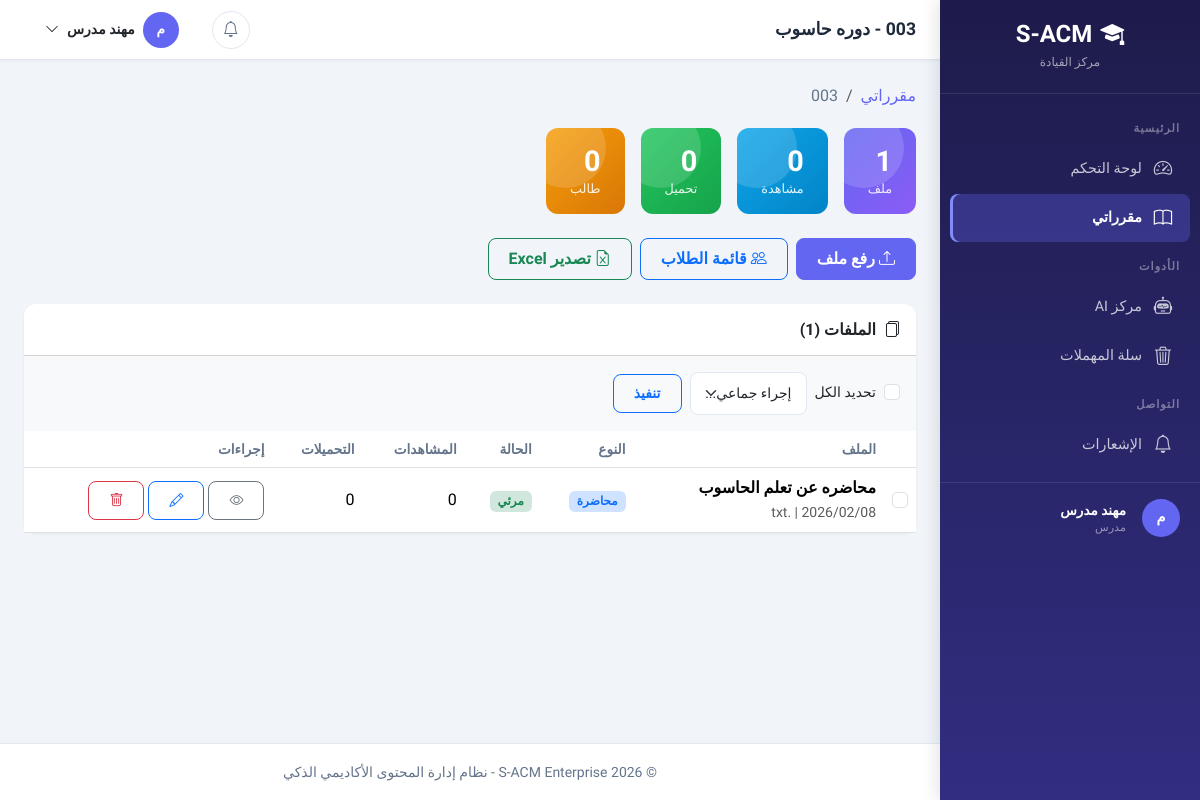
The app's page /instructor/courses/3/ (signed in), older data.
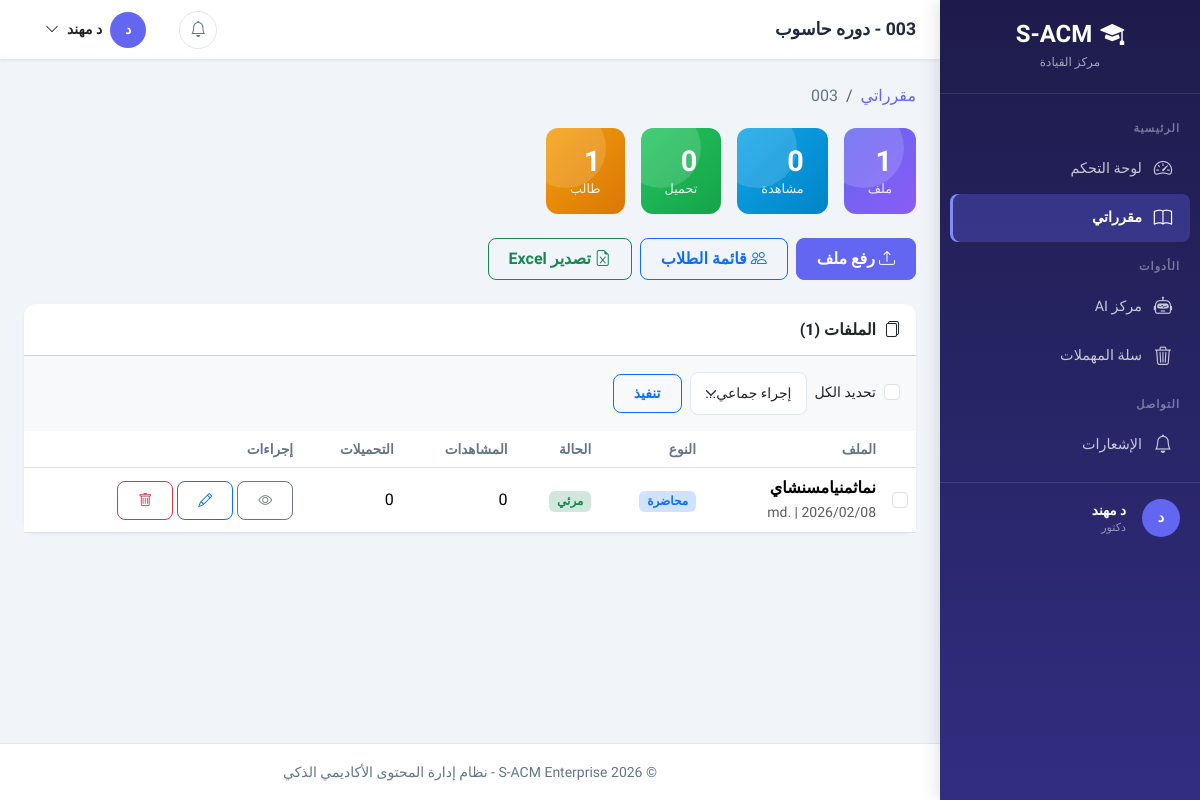
The same page, newer data.
### apps/accounts/models.py (models this page shows, shortened)
class User(AbstractBaseUser, PermissionsMixin):
    ACCOUNT_STATUS_CHOICES = [
        ('inactive', 'غير مفعّل'),
        ('active', 'مفعّل'),
        ('suspended', 'موقوف'),
    ]
    academic_id = models.CharField(
        max_length=50,
        unique=True,
        verbose_name='الرقم الأكاديمي/الوظيفي',
        help_text='الرقم الأكاديمي للطالب أو الرقم الوظيفي للموظف'
    )
    id_card_number = models.CharField(
        max_length=50,
        unique=True,
        verbose_name='رقم البطاقة الشخصية',
        help_text='يستخدم للتحقق من الهوية عند التفعيل'
    )
    full_name = models.CharField(
        max_length=150,
        verbose_name='الاسم الكامل'
    )
    email = models.EmailField(
        unique=True,
        blank=True,
        null=True,
        verbose_name='البريد الإلكتروني',
        help_text='يتم تعيينه عند التفعيل'
    )
    account_status = models.CharField(
        max_length=20,
        choices=ACCOUNT_STATUS_CHOICES,
        default='inactive',
        verbose_name='حالة الحساب'
    )
    role = models.ForeignKey(
        Role,
        on_delete=models.PROTECT,
        related_name='users',
        verbose_name='الدور',
        null=True,
        blank=True
    )
    major = models.ForeignKey(
        Major,
        on_delete=models.SET_NULL,
        related_name='students',
        verbose_name='التخصص',
        null=True,
        blank=True,
        help_text='للطلاب فقط'
    )
    level = models.ForeignKey(
        Level,
        on_delete=models.SET_NULL,
        related_name='students',
        verbose_name='المستوى',
        null=True,
        blank=True,
        help_text='للطلاب فقط'
    )
    is_staff = models.BooleanField(default=False, verbose_name='موظف')
    is_active = models.BooleanField(default=True, verbose_name='نشط')
    date_joined = models.DateTimeField(default=timezone.now, verbose_name='تاريخ الانضمام')
    last_login = models.DateTimeField(null=True, blank=True, verbose_name='آخر تسجيل دخول')
    profile_picture = models.ImageField(
        upload_to='profiles/',
        blank=True,
        null=True,
        verbose_name='صورة الملف الشخصي'
    )
    phone_number = models.CharField(
        max_length=20,
        blank=True,
        null=True,
        verbose_name='رقم الهاتف'
    )
    objects = UserManager()
    USERNAME_FIELD = 'academic_id'
    REQUIRED_FIELDS = ['full_name', 'id_card_number']
    class Meta:
        db_table = 'users'
        verbose_name = 'مستخدم'
        verbose_name_plural = 'المستخدمون'
        indexes = [
            models.Index(fields=['academic_id']),
            models.Index(fields=['email']),
            models.Index(fields=['account_status']),
        ]
    def is_admin(self):
        return self.role and self.role.code == Role.ADMIN
    def is_instructor(self):
        return self.role and self.role.code == Role.INSTRUCTOR
    def is_student(self):
        return self.role and self.role.code == Role.STUDENT

class Role(models.Model):
    ADMIN = 'admin'
    INSTRUCTOR = 'instructor'
    STUDENT = 'student'
    code = models.CharField(
        max_length=50,
        unique=True,
        verbose_name='كود الدور',
        help_text='معرف فريد للدور (بالإنجليزية، مثل: admin, instructor)'
    )
    display_name = models.CharField(
        max_length=100,
        verbose_name='اسم العرض',
        help_text='الاسم الذي يظهر للمستخدم'
    )
    description = models.TextField(
        blank=True,
        null=True,
        verbose_name='وصف الدور'
    )
    is_system = models.BooleanField(
        default=False,
        verbose_name='دور نظام',
        help_text='الأدوار الافتراضية التي لا يمكن حذفها'
    )
    is_active = models.BooleanField(
        default=True,
        verbose_name='نشط'
    )
    created_at = models.DateTimeField(auto_now_add=True, verbose_name='تاريخ الإنشاء')
    updated_at = models.DateTimeField(auto_now=True, verbose_name='تاريخ التحديث')
    class Meta:
        db_table = 'roles'
        verbose_name = 'دور'
        verbose_name_plural = 'الأدوار'
        ordering = ['-is_system', 'display_name']

### apps/courses/models.py (models this page shows, shortened)
class LectureFile(models.Model):
    CONTENT_TYPE_CHOICES = [
        ('local_file', 'ملف محلي'),
        ('external_link', 'رابط خارجي'),
    ]
    FILE_TYPE_CHOICES = [
        ('Lecture', 'محاضرة'),
        ('Summary', 'ملخص'),
        ('Exam', 'اختبار'),
        ('Assignment', 'واجب'),
        ('Reference', 'مرجع'),
        ('Other', 'أخرى'),
    ]
    course = models.ForeignKey(
        Course,
        on_delete=models.CASCADE,
        related_name='files',
        verbose_name='المقرر'
    )
    uploader = models.ForeignKey(
        settings.AUTH_USER_MODEL,
        on_delete=models.SET_NULL,
        null=True,
        related_name='uploaded_files',
        verbose_name='رافع الملف'
    )
    title = models.CharField(
        max_length=255,
        verbose_name='عنوان الملف'
    )
    description = models.TextField(
        blank=True,
        null=True,
        verbose_name='وصف الملف'
    )
    content_type = models.CharField(
        max_length=20,
        choices=CONTENT_TYPE_CHOICES,
        default='local_file',
        verbose_name='نوع المحتوى'
    )
    local_file = models.FileField(
        upload_to=lecture_file_path,
        blank=True,
        null=True,
        verbose_name='الملف المحلي'
    )
    external_link = models.URLField(
        max_length=512,
        blank=True,
        null=True,
        verbose_name='الرابط الخارجي'
    )
    file_type = models.CharField(
        max_length=50,
        choices=FILE_TYPE_CHOICES,
        default='Lecture',
        verbose_name='تصنيف الملف'
    )
    file_size = models.BigIntegerField(
        blank=True,
        null=True,
        verbose_name='حجم الملف (بايت)'
    )
    file_extension = models.CharField(
        max_length=20,
        blank=True,
        null=True,
        verbose_name='امتداد الملف'
    )
    mime_type = models.CharField(
        max_length=100,
        blank=True,
        null=True,
        verbose_name='نوع MIME'
    )
    upload_date = models.DateTimeField(
        auto_now_add=True,
        verbose_name='تاريخ الرفع'
    )
    updated_at = models.DateTimeField(
        auto_now=True,
        verbose_name='تاريخ التحديث'
    )
    is_visible = models.BooleanField(
        default=True,
        verbose_name='مرئي للطلاب',
        help_text='للتحكم في ظهور الملف للطلاب'
    )
    is_deleted = models.BooleanField(
        default=False,
        verbose_name='محذوف',
        help_text='Soft delete - الملف لا يظهر لكنه موجود في قاعدة البيانات'
    )
    deleted_at = models.DateTimeField(
        blank=True,
        null=True,
        verbose_name='تاريخ الحذف'
    )
    download_count = models.PositiveIntegerField(
        default=0,
        verbose_name='عدد التحميلات'
    )
    view_count = models.PositiveIntegerField(
        default=0,
        verbose_name='عدد المشاهدات'
    )
    class Meta:
        db_table = 'lectures_files'
        verbose_name = 'ملف محاضرة'
        verbose_name_plural = 'ملفات المحاضرات'
        ordering = ['-upload_date']
        indexes = [
            models.Index(fields=['course', 'file_type']),
            models.Index(fields=['upload_date']),
            models.Index(fields=['is_visible', 'is_deleted']),
            models.Index(fields=['course', 'is_visible'], name='idx_lf_course_vis'),
            models.Index(fields=['uploader', 'is_deleted'], name='idx_lf_uploader_del'),
            models.Index(fields=['uploader', 'is_deleted', 'upload_date'], name='idx_lf_upload_stats'),
            models.Index(fields=['course', 'is_visible', 'is_deleted'], name='idx_lf_crs_vis_del'),
        ]

### apps/instructor/views.py (the view)
# urls.py: path('instructor/courses/<int:pk>/', views.InstructorCourseDetailView.as_view(), name='instructor_course_detail'),
class InstructorCourseDetailView(LoginRequiredMixin, InstructorRequiredMixin, DetailView):
    model = Course
    template_name = 'instructor/course_detail.html'
    context_object_name = 'course'
    def get_queryset(self):
        return Course.objects.get_courses_for_instructor(self.request.user)
    def get_context_data(self, **kwargs):
        context = super().get_context_data(**kwargs)
        context['active_page'] = 'courses'
        course = self.object
        files_qs = course.files.filter(is_deleted=False)
        context['all_files'] = files_qs
        context['visible_files'] = files_qs.filter(is_visible=True)
        context['hidden_files'] = files_qs.filter(is_visible=False)
        file_stats = files_qs.aggregate(
            total_downloads=Coalesce(Sum('download_count'), 0),
            total_views=Coalesce(Sum('view_count'), 0),
        )
        context['total_downloads'] = file_stats['total_downloads']
        context['total_views'] = file_stats['total_views']
        context['students_count'] = User.objects.filter(
            role__code=Role.STUDENT,
            major__in=course.course_majors.values_list('major', flat=True),
            level=course.level,
            account_status='active'
        ).count()
        return context

### apps/accounts/views/mixins.py (called while the page is built)
    def test_func(self):
        return self.request.user.is_authenticated and (
            self.request.user.is_instructor() or self.request.user.is_admin()
        )

### apps/core/context_processors.py (called while the page is built, shortened)
def site_settings(request):
    return {
        'SITE_NAME': 'S-ACM',
        'SITE_FULL_NAME': 'نظام إدارة المحتوى الأكاديمي الذكي',
        'SITE_VERSION': '1.0.0',
        'DEBUG': settings.DEBUG,
    }

def user_notifications(request):
    return {'unread_count': 0}

def user_role_info(request):
    if request.user.is_authenticated:
        role = request.user.role
        menu_items = getattr(request, 'menu_items', [])
        user_permissions = getattr(request, 'user_permissions', set())
        return {
            'user_role': role.display_name if role else None,
            'user_role_code': role.code if role else None,
            'is_admin': request.user.is_admin(),
            'is_instructor': request.user.is_instructor(),
            'is_student': request.user.is_student(),
            'menu_items': menu_items,
            'user_permissions': user_permissions,
            'has_perm': lambda p: '__all__' in user_permissions or p in user_permissions,
        }

### templates/instructor/course_detail.html (shortened to what the changed rows need)
{% extends 'layouts/dashboard_base.html' %}
{% block dashboard_content %}
<div class="row g-3 mb-4">
    <div class="col-auto"><div class="stat-card bg-gradient-warning px-4 py-3"><div class="stat-value h5 mb-0">{{ students_count }}</div><div class="stat-label">طالب</div></div></div>
</div>
<div class="card">
    <div class="card-body p-0">
        {% if all_files %}
        <form method="post" action="{% url 'instructor:file_bulk_action' %}">
            <div class="table-responsive">
                <table class="table table-hover mb-0">
                    <thead><tr><th width="30"></th><th>الملف</th><th>النوع</th><th>الحالة</th><th>المشاهدات</th><th>التحميلات</th><th>إجراءات</th></tr></thead>
                    <tbody>
                    {% for file in all_files %}
                    <tr>
                        <td><input class="form-check-input file-check" type="checkbox" name="file_ids" value="{{ file.pk }}"></td>
                        <td>
                            <div class="fw-semibold">{{ file.title|truncatechars:40 }}</div>
                            <small class="text-muted">{{ file.upload_date|date:"Y/m/d" }} | {{ file.file_extension|default:"-" }}</small>
                        </td>
                        <td><span class="badge bg-primary-subtle text-primary">{{ file.get_file_type_display }}</span></td>
                        <td>
                            {% if file.is_visible %}<span class="badge bg-success-subtle text-success">مرئي</span>
                            {% else %}<span class="badge bg-warning-subtle text-warning">مخفي</span>{% endif %}
                        </td>
                        <td>{{ file.view_count }}</td>
                        <td>{{ file.download_count }}</td>
                        <td>
                            <div class="d-flex gap-1">
                                <form method="post" action="{% url 'instructor:file_toggle_visibility' file.pk %}" class="d-inline">{% csrf_token %}<button class="btn btn-sm btn-outline-secondary" title="تبديل الظهور"><i class="bi bi-eye{% if not file.is_visible %}-slash{% endif %}"></i></button></form>
                                <a href="{% url 'instructor:file_update' file.pk %}" class="btn btn-sm btn-outline-primary" title="تعديل"><i class="bi bi-pencil"></i></a>
                                <form method="post" action="{% url 'instructor:file_delete' file.pk %}" class="d-inline" onsubmit="return confirm('نقل للمهملات؟')">{% csrf_token %}<button class="btn btn-sm btn-outline-danger" title="حذف"><i class="bi bi-trash"></i></button></form>
                            </div>
                        </td>
                    </tr>
                    {% endfor %}
                    </tbody>
                </table>
            </div>
        </form>
        {% else %}
        <div class="empty-state py-5"><i class="bi bi-files d-block"></i><p>لا توجد ملفات في هذا المقرر</p><a href="{% url 'instructor:file_upload' %}?course={{ course.pk }}" class="btn btn-primary mt-2"><i class="bi bi-upload me-1"></i>رفع ملف</a></div>
        {% endif %}
    </div>
</div>
{% endblock %}

### templates/layouts/dashboard_base.html (shortened to what the changed rows need)
{% load static %}
<!DOCTYPE html>
<html lang="ar" dir="rtl">
<head>
    <link href="https://cdn.jsdelivr.net/npm/bootstrap@5.3.2/dist/css/bootstrap.rtl.min.css" rel="stylesheet">
    <link href="https://cdn.jsdelivr.net/npm/bootstrap-icons@1.11.3/font/bootstrap-icons.css" rel="stylesheet">
</head>
<body>
    <nav class="sidebar" id="sidebar">
        <div style="padding: 16px 20px; margin-top: auto; border-top: 1px solid rgba(255,255,255,0.1);">
            <div class="d-flex align-items-center gap-3">
                <div class="avatar-circle" style="width:38px;height:38px;font-size:0.9rem;">
                    {{ request.user.full_name|slice:":1"|upper }}
                </div>
                <div>
                    <div style="color:#fff;font-size:0.85rem;font-weight:600;">{{ request.user.full_name|truncatechars:16 }}</div>
                    <div style="color:rgba(255,255,255,0.5);font-size:0.7rem;">{{ user_role|default:"مستخدم" }}</div>
                </div>
            </div>
        </div>
    </nav>
    <div class="main-wrapper">
        <header class="top-navbar">
            <div class="nav-actions">
                <div class="dropdown">
                    <button class="d-flex align-items-center gap-2 btn btn-link text-dark text-decoration-none" data-bs-toggle="dropdown">
                        <div class="avatar-circle">{{ request.user.full_name|slice:":1"|upper }}</div>
                        <span class="d-none d-md-inline small">{{ request.user.full_name|truncatechars:12 }}</span>
                        <i class="bi bi-chevron-down small"></i>
                    </button>
                </div>
            </div>
        </header>
        <main class="page-content">
            {% block dashboard_content %}{% endblock %}
        </main>
    </div>
</body>
</html>

Row changes from the older to the newer data that the page shows:
no longer on this page (row edited): LectureFile: title "محاضره عن تعلم الحاسوب", file_extension ".txt", file_type "محاضرة", is_visible "مرئي", view_count "0", download_count "0"
changed User: user.full_name "م" → "د"; user.full_name "مهند مدرس" → "د مهند"
changed Role: display_name "مدرس" → "دكتور"
added LectureFile: title "نماثمنيامسنشاي", file_extension ".md", file_type "محاضرة", is_visible "مرئي", view_count "0", download_count "0"
Text that changed along with them:
{{ students_count }}: "0" → "1"
